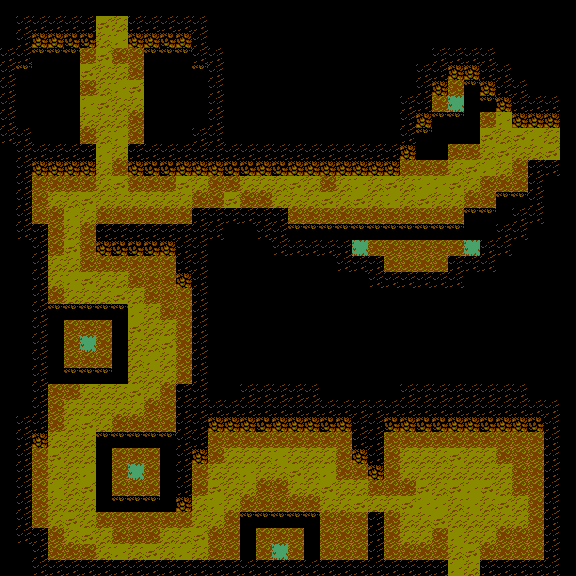

The image is a tile-based game level rendered from a .tmx file. Its description and source (layers, tilesets, objects; grid data summarised) follow:
An orthogonal 36x36 tile map with 16x16 px tiles, 2 tile layers (background, foreground), 2 hidden layers not drawn, 3 tilesets and 20 objects (6x turret, 5x charger, 3x flyer).

<map version="1.5" tiledversion="1.7.2" orientation="orthogonal" renderorder="right-down" compressionlevel="0" width="36" height="36" tilewidth="16" tileheight="16" infinite="0" nextlayerid="7" nextobjectid="53">
 <editorsettings>
  <export target="map-dungeon-fork.json" format="json" />
 </editorsettings>
 <tileset firstgid="1" name="ys_ii_tileset_extruded" tilewidth="16" tileheight="16" spacing="2" margin="1" tilecount="16" columns="4">
  <image source="ys_ii_tileset_extruded.png" width="72" height="72" />
  <tile id="4">
   <properties>
    <property name="collides" type="bool" value="true" />
    <property name="pit" type="bool" value="true" />
   </properties>
  </tile>
  <tile id="11">
   <properties>
    <property name="collides" type="bool" value="true" />
   </properties>
  </tile>
  <tile id="15">
   <properties>
    <property name="collides" type="bool" value="true" />
   </properties>
  </tile>
 </tileset>
 <tileset firstgid="17" name="characters_spritesheet" tilewidth="16" tileheight="16" tilecount="130" columns="10">
  <image source="../images/characters-spritesheet.png" width="160" height="208" />
 </tileset>
 <tileset firstgid="147" name="tileset" tilewidth="16" tileheight="16" tilecount="256" columns="16">
  <image source="tileset.png" width="256" height="256" />
 </tileset>
 <layer id="1" name="background" width="36" height="36">
  <data>[1296 cells, 688 non-empty, 9 distinct tile ids]</data>
 </layer>
 <layer id="6" name="hazard" width="36" height="36" visible="0">
  <data>[1296 cells, 122 non-empty, 1 distinct tile ids]</data>
 </layer>
 <layer id="3" name="collision" width="36" height="36" visible="0">
  <data>[1296 cells, 264 non-empty, 1 distinct tile ids]</data>
 </layer>
 <objectgroup id="4" name="characters">
  <object id="20" name="turret" gid="37" x="128" y="480" width="16" height="16" />
  <object id="22" name="turret" gid="37" x="80" y="352" width="16" height="16" />
  <object id="23" name="turret" gid="37" x="272" y="560" width="16" height="16" />
  <object id="38" name="flyer" gid="47" x="208" y="304" width="16" height="16" />
  <object id="39" name="flyer" gid="47" x="224" y="96" width="16" height="16" />
  <object id="40" name="flyer" gid="47" x="0" y="464" width="16" height="16" />
  <object id="41" name="charger" gid="57" x="400" y="496" width="16" height="16" />
  <object id="42" name="charger" gid="57" x="128" y="544" width="16" height="16" />
  <object id="43" name="charger" gid="57" x="160" y="368" width="16" height="16" />
  <object id="48" name="charger" gid="57" x="272" y="192" width="16" height="16" />
  <object id="49" name="charger" gid="57" x="432" y="208" width="16" height="16" />
  <object id="50" name="turret" gid="37" x="352" y="256" width="16" height="16" />
  <object id="51" name="turret" gid="37" x="448" y="112" width="16" height="16" />
  <object id="52" name="turret" gid="37" x="464" y="256" width="16" height="16" />
 </objectgroup>
 <objectgroup id="5" name="portals">
  <object id="5" gid="12" x="448" y="576" width="16" height="16">
   <properties>
    <property name="toMapKey" value="map-dungeon-ante-chamber-02" />
    <property name="toX" type="int" value="11" />
    <property name="toY" type="int" value="0" />
   </properties>
  </object>
  <object id="9" gid="12" x="464" y="576" width="16" height="16">
   <properties>
    <property name="toMapKey" value="map-dungeon-ante-chamber-02" />
    <property name="toX" type="int" value="12" />
    <property name="toY" type="int" value="0" />
   </properties>
  </object>
  <object id="30" gid="12" x="96" y="32" width="16" height="16">
   <properties>
    <property name="toMapKey" value="map-dungeon-before-boss" />
    <property name="toX" type="int" value="29" />
    <property name="toY" type="int" value="35" />
   </properties>
  </object>
  <object id="31" gid="12" x="112" y="32" width="16" height="16">
   <properties>
    <property name="toMapKey" value="map-dungeon-before-boss" />
    <property name="toX" type="int" value="30" />
    <property name="toY" type="int" value="35" />
   </properties>
  </object>
  <object id="46" gid="12" x="544" y="144" width="16" height="16">
   <properties>
    <property name="toMapKey" value="map-dungeon-before-item" />
    <property name="toX" type="int" value="0" />
    <property name="toY" type="int" value="30" />
   </properties>
  </object>
  <object id="47" gid="12" x="544" y="160" width="16" height="16">
   <properties>
    <property name="toMapKey" value="map-dungeon-before-item" />
    <property name="toX" type="int" value="0" />
    <property name="toY" type="int" value="31" />
   </properties>
  </object>
 </objectgroup>
 <layer id="2" name="foreground" width="36" height="36">
  <data>[1296 cells, 244 non-empty, 1 distinct tile ids]</data>
 </layer>
</map>
